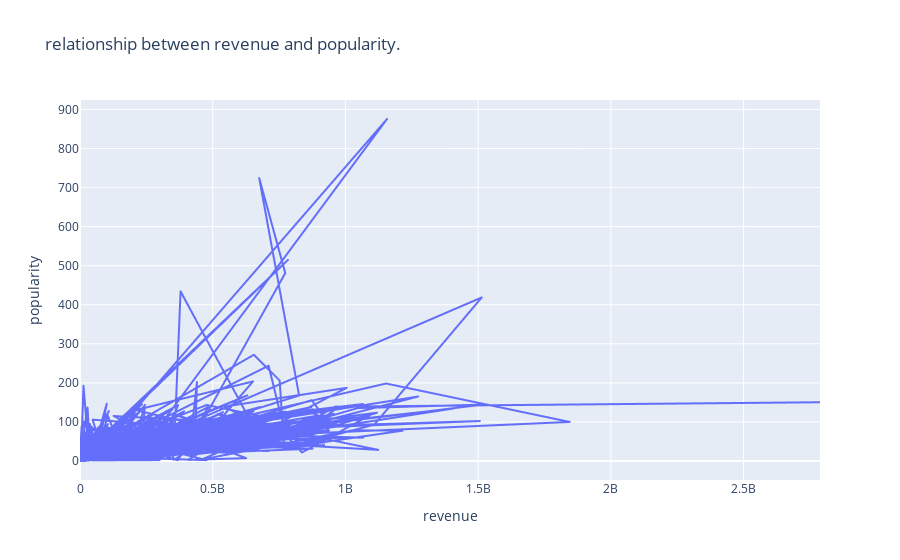

Notebook code for this chart:
### Markdown cell above
# Q5: Use line chart to draw the relationship between revenue and popularity.

### Code cell
fig = px.line(movies, x="revenue", y="popularity", title='relationship between revenue and popularity.')
fig.show()

### Figure 1 — Plotly figure (JSON) as saved in the notebook; plotly's stock layout.template omitted (floating-point values rounded to 4 significant figures; data arrays with more than 128 entries replaced by an {"elided": "..."} marker saying what was removed)
{"data": [{"hovertemplate": "revenue=%{x}<br>popularity=%{y}<extra></extra>", "legendgroup": "", "line": {"color": "#636efa", "dash": "solid"}, "marker": {"symbol": "circle"}, "mode": "lines", "name": "", "showlegend": false, "type": "scattergl", "x": {"elided": "4809 int values"}, "xaxis": "x", "y": {"elided": "4809 float values"}, "yaxis": "y"}], "layout": {"legend": {"tracegroupgap": 0}, "title": {"text": "relationship between revenue and popularity."}, "xaxis": {"anchor": "y", "domain": [0, 1], "title": {"text": "revenue"}}, "yaxis": {"anchor": "x", "domain": [0, 1], "title": {"text": "popularity"}}}}
